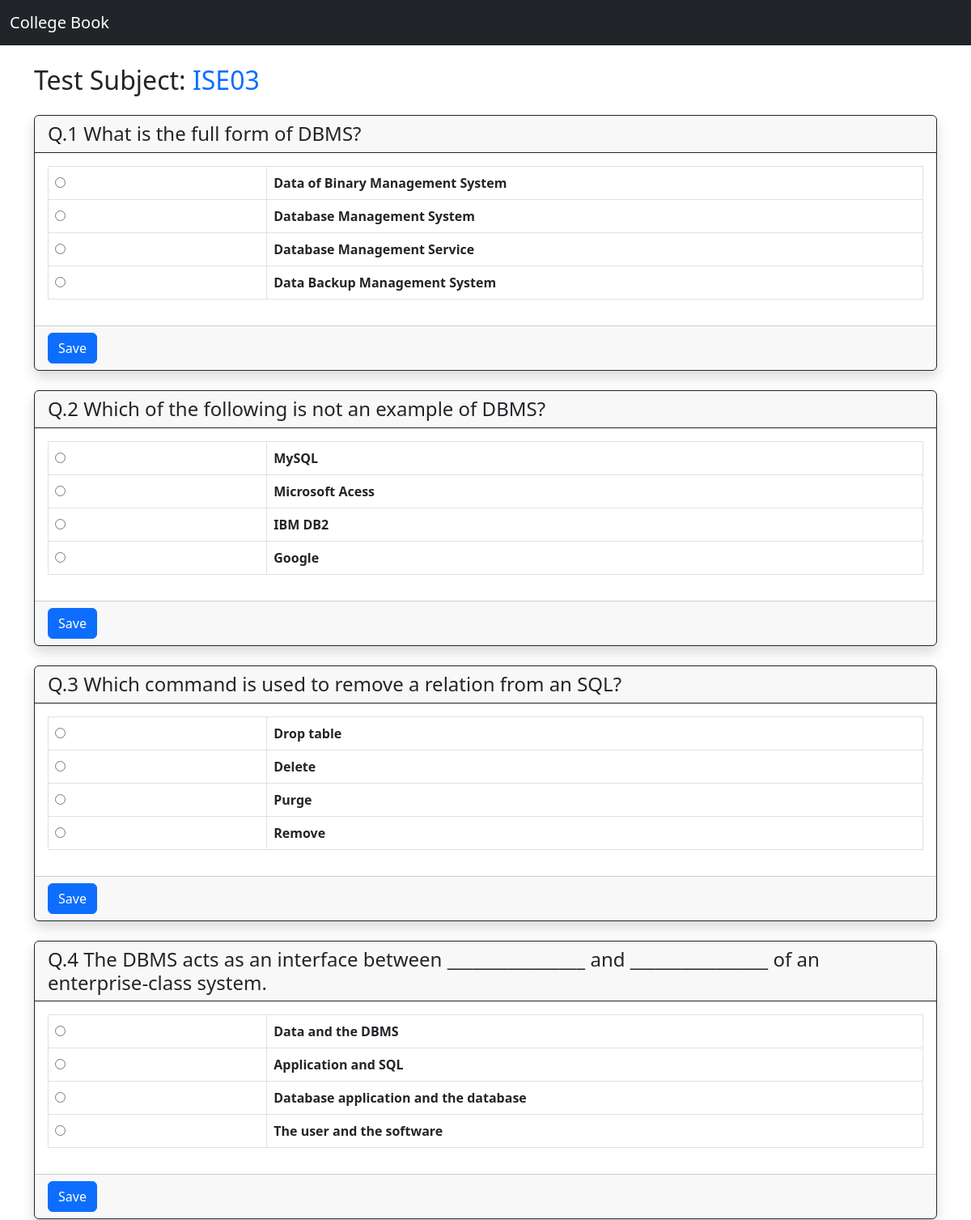
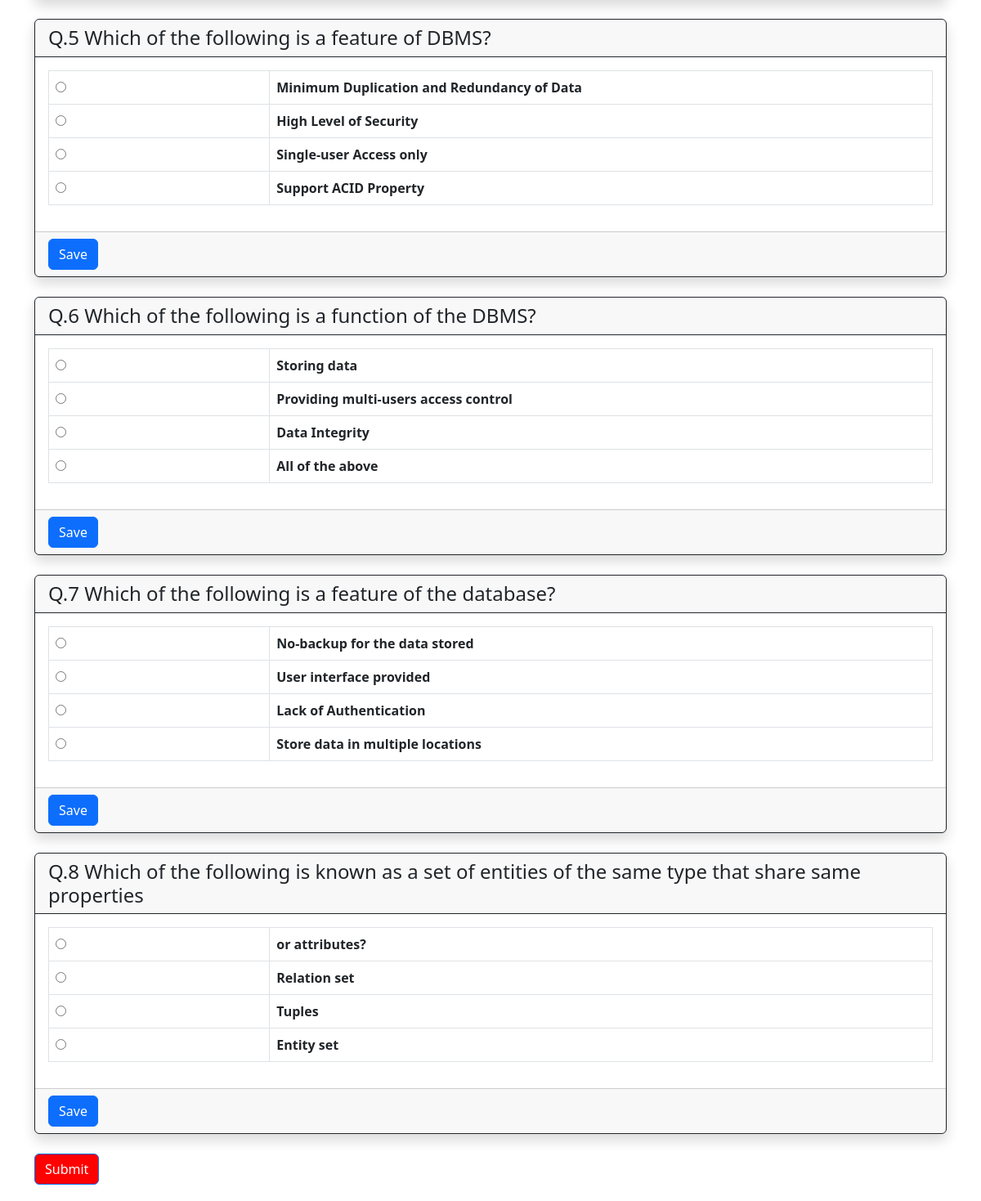
Page /test-question/15 on the committed database (2 pictures, top to bottom).
### main/models.py (models this page shows, shortened)
class TestDetails(models.Model):
    branch = models.ForeignKey(Branch, on_delete = models.CASCADE, default=None)
    subject = models.ForeignKey(Subjects, on_delete = models.CASCADE)
    testName = models.CharField(max_length=20)
    numberOfQuestions = models.IntegerField(default=None)
    DateOfExam = models.DateField(default=None)
    StartTime = models.TimeField(default=None)
    EndTime = models.TimeField(default=None)

class Questions(models.Model):
    test = models.ForeignKey(TestDetails, on_delete=models.CASCADE, default=None, null=True)
    question = models.TextField()
    opt_1 = models.CharField(max_length=200)
    opt_2 = models.CharField(max_length=200)
    opt_3 = models.CharField(max_length=200)
    opt_4 = models.CharField(max_length=200)
    right_opt = models.CharField(max_length=100)

### djangoProj/views.py (the view)
# urls.py: path('test-question/<int:test_id>',views.test_question,name='test_question'),
def test_question(request,test_id):
    subject = TestDetails.objects.get(id=test_id)
    question = Questions.objects.filter(test=subject).order_by('id')
    output = {'final_questions' : question, 'subject' : subject}
    return render(request, 'test-question.html',output)

### main/models.py (called while the page is built)
    def __str__(self):
        return self.subjectName

### templates/test-question.html (shortened to what this page needs)
{% extends 'base.html' %}
{% block content %}
<h2 class='my-4'>Test Subject: <span class='text-primary'>{{subject.testName}}</span></h2>
{% for q in final_questions %}
<div class='card my-4 border-dark shadow'>
    <h4 class='card-header border-dark'>Q.{{forloop.counter}} {{q.question}}</h4>
    <form method='POST' action="">
        <div class = 'card-body'>
            <table class='table table-bordered'>
                <tr>
                    <td class='style = 'width:0.5%'><input required id='option_1' name='answer' type="radio" /></td>
                    <th class='col-lg-3 col-md-12'><label for='option_1'>{{q.opt_1}}</label></th>
                </tr>
                <tr>
                    <td class='col-1'><input required id='option_2' name='answer' type="radio" /></td>
                    <th class='col-lg-3 col-md-12'><label for='option_2'>{{q.opt_2}}</label></th>
                </tr>
                <tr>
                    <td class='col-1'><input required id='option_3' name='answer' type="radio" /></td>
                    <th class='col-lg-3 col-md-12'><label for='option_3'>{{q.opt_3}}</label></th>
                </tr>
                <tr>
                    <td class='col-1'><input required id='option_4' name='answer' type="radio" /></td>
                    <th class='col-lg-3 col-md-12'><label for='option_4'>{{q.opt_4}}</label></th>
                </tr>
            </table>
        </div>
        <div class='card-footer'>
            <input type='submit' name='Save' value='Save' class='btn btn-primary submitBtn'/>
        </div>
    </form>
</div>
{% endfor %}
<div class=>
    <button type='submit' class='btn btn-primary submitBtn' style='color: white; background-color: #f00; margin-bottom:20px' >Submit</button>
</div>
{% endblock %}

### rows in the picture
TestDetails: testName "ISE03"
Questions: question "What is the full form of DBMS?", opt_1 "Data of Binary Management System", opt_2 "Database Management System", opt_3 "Database Management Service", opt_4 "Data Backup Management System"
Questions: question "Which of the following is not an example of DBMS?", opt_1 "MySQL", opt_2 "Microsoft Acess", opt_3 "IBM DB2", opt_4 "Google"
Questions: question "Which command is used to remove a relation from an SQL?", opt_1 "Drop table", opt_2 "Delete", opt_3 "Purge", opt_4 "Remove"
Questions: question "The DBMS acts as an interface between ________________ and ________________ of an enterprise-class system.", opt_1 "Data and the DBMS", opt_2 "Application and SQL", opt_3 "Database application and the database", opt_4 "The user and the software"
Questions: question "Which of the following is a feature of DBMS?", opt_1 "Minimum Duplication and Redundancy of Data", opt_2 "High Level of Security", opt_3 "Single-user Access only", opt_4 "Support ACID Property"
Questions: question "Which of the following is a function of the DBMS?", opt_1 "Storing data", opt_2 "Providing multi-users access control", opt_3 "Data Integrity", opt_4 "All of the above"
Questions: question "Which of the following is a feature of the database?", opt_1 "No-backup for the data stored", opt_2 "User interface provided", opt_3 "Lack of Authentication", opt_4 "Store data in multiple locations"
Questions: question "Which of the following is known as a set of entities of the same type that share same properties", opt_1 "or attributes?", opt_2 "Relation set", opt_3 "Tuples", opt_4 "Entity set"
